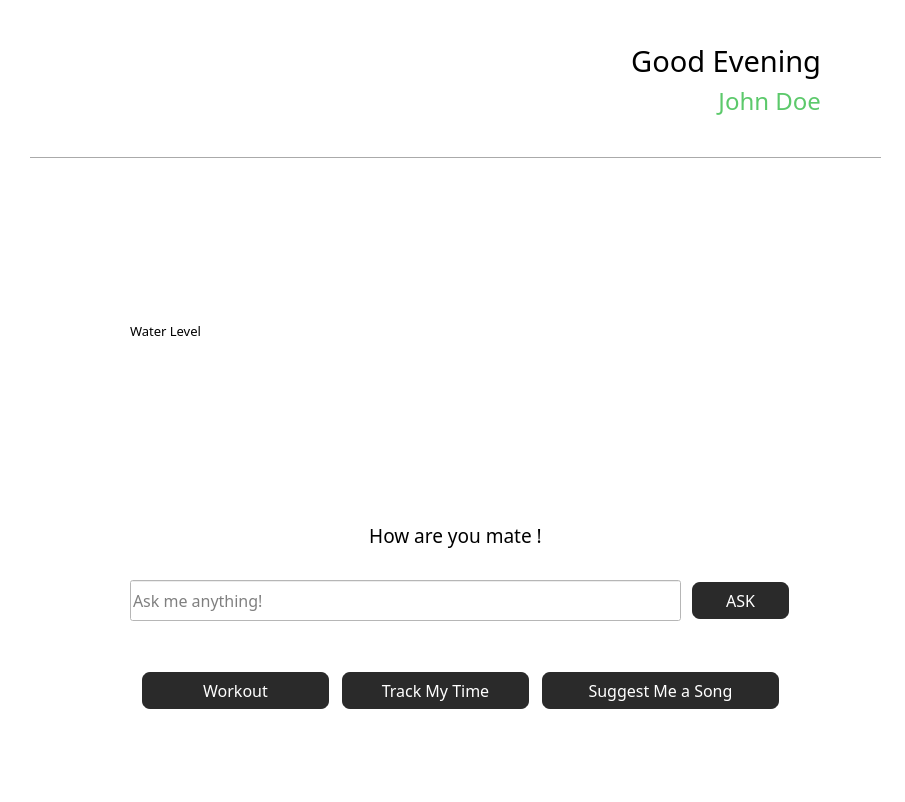
<?xml version="1.0" encoding="UTF-8"?>
<ui version="4.0">
 <class>MainMenu</class>
 <widget class="QMainWindow" name="MainMenu">
  <property name="geometry">
   <rect>
    <x>0</x>
    <y>0</y>
    <width>905</width>
    <height>802</height>
   </rect>
  </property>
  <property name="windowTitle">
   <string>Main Menu</string>
  </property>
  <property name="autoFillBackground">
   <bool>false</bool>
  </property>
  <property name="styleSheet">
   <string notr="true">background-color: rgb(255, 255, 255);</string>
  </property>
  <widget class="QWidget" name="centralwidget">
   <property name="styleSheet">
    <string notr="true">QPushButton{
background-color: rgb(42,42,42);
	color: rgb(255, 255, 255);
border-width:2px;
border-style:solid;
border-color: rgb(255, 255, 255);
border-radius: 10px;
}

QPushButton::hover
{
   
	color: rgb(30, 30, 30);
	background-color: rgba(92,201,107,255);
}

</string>
   </property>
   <widget class="QLabel" name="logo">
    <property name="geometry">
     <rect>
      <x>20</x>
      <y>10</y>
      <width>411</width>
      <height>131</height>
     </rect>
    </property>
    <property name="text">
     <string/>
    </property>
    <property name="pixmap">
     <pixmap>images/header.png</pixmap>
    </property>
    <property name="scaledContents">
     <bool>true</bool>
    </property>
   </widget>
   <widget class="QLabel" name="lbl_greeting">
    <property name="geometry">
     <rect>
      <x>350</x>
      <y>40</y>
      <width>471</width>
      <height>41</height>
     </rect>
    </property>
    <property name="font">
     <font>
      <family>Poppins Medium</family>
      <pointsize>22</pointsize>
     </font>
    </property>
    <property name="styleSheet">
     <string notr="true">background-color: rgba(255, 255, 255, 0);</string>
    </property>
    <property name="text">
     <string>Good Evening</string>
    </property>
    <property name="alignment">
     <set>Qt::AlignRight|Qt::AlignTrailing|Qt::AlignVCenter</set>
    </property>
   </widget>
   <widget class="QPushButton" name="btn_suggest_song">
    <property name="geometry">
     <rect>
      <x>540</x>
      <y>670</y>
      <width>241</width>
      <height>41</height>
     </rect>
    </property>
    <property name="font">
     <font>
      <family>Poppins Medium</family>
      <pointsize>12</pointsize>
     </font>
    </property>
    <property name="styleSheet">
     <string notr="true"/>
    </property>
    <property name="text">
     <string>Suggest Me a Song</string>
    </property>
   </widget>
   <widget class="QPushButton" name="btn_track_time">
    <property name="geometry">
     <rect>
      <x>340</x>
      <y>670</y>
      <width>191</width>
      <height>41</height>
     </rect>
    </property>
    <property name="font">
     <font>
      <family>Poppins Medium</family>
      <pointsize>12</pointsize>
     </font>
    </property>
    <property name="styleSheet">
     <string notr="true"/>
    </property>
    <property name="text">
     <string>Track My Time</string>
    </property>
   </widget>
   <widget class="QLabel" name="lbl_username">
    <property name="geometry">
     <rect>
      <x>500</x>
      <y>80</y>
      <width>321</width>
      <height>41</height>
     </rect>
    </property>
    <property name="font">
     <font>
      <family>Poppins Medium</family>
      <pointsize>18</pointsize>
     </font>
    </property>
    <property name="styleSheet">
     <string notr="true">color:rgba(92,201,107,255);
background-color: rgba(255, 255, 255, 0);</string>
    </property>
    <property name="text">
     <string>John Doe</string>
    </property>
    <property name="alignment">
     <set>Qt::AlignRight|Qt::AlignTrailing|Qt::AlignVCenter</set>
    </property>
   </widget>
   <widget class="QPushButton" name="btn_workout">
    <property name="geometry">
     <rect>
      <x>140</x>
      <y>670</y>
      <width>191</width>
      <height>41</height>
     </rect>
    </property>
    <property name="font">
     <font>
      <family>Poppins Medium</family>
      <pointsize>12</pointsize>
     </font>
    </property>
    <property name="styleSheet">
     <string notr="true"/>
    </property>
    <property name="text">
     <string>Workout</string>
    </property>
   </widget>
   <widget class="Line" name="line">
    <property name="geometry">
     <rect>
      <x>30</x>
      <y>150</y>
      <width>851</width>
      <height>16</height>
     </rect>
    </property>
    <property name="styleSheet">
     <string notr="true">color:rgba(92,201,107,255);
border-color: rgba(92,201,107,255);</string>
    </property>
    <property name="orientation">
     <enum>Qt::Horizontal</enum>
    </property>
   </widget>
   <widget class="QLabel" name="logo_2">
    <property name="geometry">
     <rect>
      <x>830</x>
      <y>40</y>
      <width>61</width>
      <height>61</height>
     </rect>
    </property>
    <property name="text">
     <string/>
    </property>
    <property name="pixmap">
     <pixmap>images/boy.png</pixmap>
    </property>
    <property name="scaledContents">
     <bool>true</bool>
    </property>
   </widget>
   <widget class="QLabel" name="logo_3">
    <property name="geometry">
     <rect>
      <x>40</x>
      <y>180</y>
      <width>821</width>
      <height>331</height>
     </rect>
    </property>
    <property name="styleSheet">
     <string notr="true">background-color: rgba(255, 255, 255, 0);</string>
    </property>
    <property name="text">
     <string/>
    </property>
    <property name="pixmap">
     <pixmap>images/plant copy.png</pixmap>
    </property>
    <property name="scaledContents">
     <bool>true</bool>
    </property>
   </widget>
   <widget class="QLabel" name="lbl_greeting_3">
    <property name="geometry">
     <rect>
      <x>130</x>
      <y>310</y>
      <width>121</width>
      <height>41</height>
     </rect>
    </property>
    <property name="font">
     <font>
      <family>Poppins Medium</family>
      <pointsize>10</pointsize>
     </font>
    </property>
    <property name="styleSheet">
     <string notr="true">background-color: rgba(255, 255, 255, 0);</string>
    </property>
    <property name="text">
     <string>Water Level</string>
    </property>
    <property name="alignment">
     <set>Qt::AlignLeading|Qt::AlignLeft|Qt::AlignVCenter</set>
    </property>
   </widget>
   <widget class="QLabel" name="lbl_water_level">
    <property name="geometry">
     <rect>
      <x>120</x>
      <y>330</y>
      <width>121</width>
      <height>71</height>
     </rect>
    </property>
    <property name="font">
     <font>
      <family>Poppins Medium</family>
      <pointsize>28</pointsize>
     </font>
    </property>
    <property name="styleSheet">
     <string notr="true">background-color: rgba(255, 255, 255, 0);
color: rgb(255, 255, 255);</string>
    </property>
    <property name="text">
     <string>100%</string>
    </property>
    <property name="alignment">
     <set>Qt::AlignCenter</set>
    </property>
   </widget>
   <widget class="QLabel" name="lbl_greeting_5">
    <property name="geometry">
     <rect>
      <x>520</x>
      <y>300</y>
      <width>301</width>
      <height>71</height>
     </rect>
    </property>
    <property name="font">
     <font>
      <family>Poppins Medium</family>
      <pointsize>14</pointsize>
     </font>
    </property>
    <property name="styleSheet">
     <string notr="true">background-color: rgba(255, 255, 255, 0);
color: rgb(255, 255, 255);</string>
    </property>
    <property name="text">
     <string>Health of the Plant</string>
    </property>
    <property name="alignment">
     <set>Qt::AlignCenter</set>
    </property>
   </widget>
   <widget class="QLabel" name="lbl_condition">
    <property name="geometry">
     <rect>
      <x>540</x>
      <y>340</y>
      <width>261</width>
      <height>71</height>
     </rect>
    </property>
    <property name="font">
     <font>
      <family>Poppins Medium</family>
      <pointsize>28</pointsize>
     </font>
    </property>
    <property name="styleSheet">
     <string notr="true">background-color: rgba(255, 255, 255, 0);
color: rgb(255, 255, 255);</string>
    </property>
    <property name="text">
     <string>Good!</string>
    </property>
    <property name="alignment">
     <set>Qt::AlignCenter</set>
    </property>
   </widget>
   <widget class="QLabel" name="lbl_ai">
    <property name="geometry">
     <rect>
      <x>70</x>
      <y>490</y>
      <width>771</width>
      <height>91</height>
     </rect>
    </property>
    <property name="font">
     <font>
      <family>Poppins Medium</family>
      <pointsize>14</pointsize>
     </font>
    </property>
    <property name="styleSheet">
     <string notr="true">background-color: rgba(255, 255, 255, 0);</string>
    </property>
    <property name="text">
     <string>How are you mate !</string>
    </property>
    <property name="textFormat">
     <enum>Qt::AutoText</enum>
    </property>
    <property name="alignment">
     <set>Qt::AlignCenter</set>
    </property>
    <property name="wordWrap">
     <bool>true</bool>
    </property>
   </widget>
   <widget class="QLineEdit" name="txt_me">
    <property name="geometry">
     <rect>
      <x>130</x>
      <y>580</y>
      <width>551</width>
      <height>41</height>
     </rect>
    </property>
    <property name="font">
     <font>
      <family>Poppins</family>
      <pointsize>12</pointsize>
     </font>
    </property>
    <property name="placeholderText">
     <string>Ask me anything!</string>
    </property>
   </widget>
   <widget class="QPushButton" name="btn_ask">
    <property name="geometry">
     <rect>
      <x>690</x>
      <y>580</y>
      <width>101</width>
      <height>41</height>
     </rect>
    </property>
    <property name="font">
     <font>
      <family>Poppins Medium</family>
      <pointsize>12</pointsize>
     </font>
    </property>
    <property name="styleSheet">
     <string notr="true"/>
    </property>
    <property name="text">
     <string>ASK</string>
    </property>
   </widget>
  </widget>
  <widget class="QMenuBar" name="menubar">
   <property name="geometry">
    <rect>
     <x>0</x>
     <y>0</y>
     <width>905</width>
     <height>26</height>
    </rect>
   </property>
  </widget>
  <widget class="QStatusBar" name="statusbar"/>
 </widget>
 <resources/>
 <connections/>
</ui>
